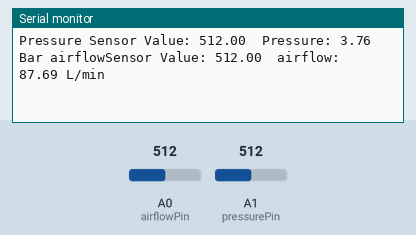
The sketch below on a simulated Arduino Uno, built with avr-gcc and run on an emulated ATmega328P. On the bench: the last lines printed to the serial monitor. The inputs (shaded band) are chosen by the test bench; at power-on: A0 (airflowPin) = 512, A1 (pressurePin) = 512.

Above: at 4.3 s.
4.4 s: A0 (airflowPin) set to 581
At 5.3 s:
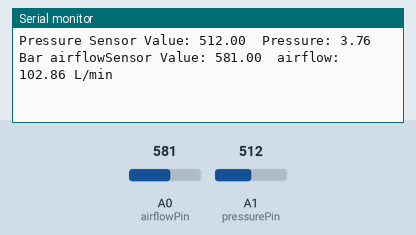
7.5 s: A0 (airflowPin) set to 561
At 8.0 s:
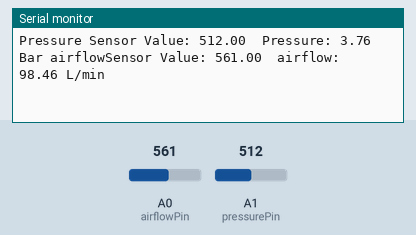
Timing chart, 0 to 10.5 s (numbered marks = the images above; inputs shaded):
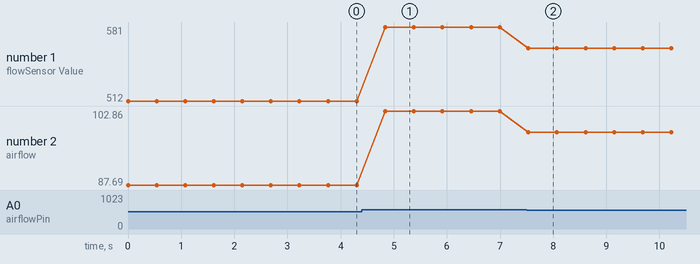

The sketch:

EST_arduino_code.ino
```cpp
const int pressurePin = A1;  // Define the analog input pin connected to the sensor
const int airflowPin = A0;
const int sensorMinValue = 204;  // Corresponds to 1V (1/5 * 1023)
const int sensorMaxValue = 1023;  // Corresponds to 5V (5/5 * 1023)
const float minPressure = 0.0;  // Minimum pressure (0 mPa)
const float maxPressure = 1.0;  // Maximum pressure (1 mPa)

void setup() {
  Serial.begin(9600);  // Initialize serial communication at 9600 baud
}

void loop() {
float airflowValue = analogRead(airflowPin);  // Read the analog value from the sensor (0-1023)
float pressureValue = analogRead(pressurePin);  // Read the analog value from the sensor (0-1023)

  // Map the sensor value to the pressure value
  float pressure = mapf(pressureValue, sensorMinValue, sensorMaxValue, 0, 10);
  float airflow = mapf(airflowValue, sensorMinValue, sensorMaxValue, 20, 200);

  // Print the sensor value and pressure
  Serial.print("Pressure Sensor Value: ");
  Serial.print(pressureValue);
  Serial.print("  Pressure: ");
  Serial.print(pressure);
  Serial.print(" Bar ");

  Serial.print("airflowSensor Value: ");
  Serial.print(airflowValue);
  Serial.print("  airflow: ");
  Serial.print(airflow);
  Serial.println(" L/min");

  delay(500);  // Wait for 1 second before the next reading
}

float mapf(float x, float in_min, float in_max, float out_min, float out_max)
{
  return (x - in_min) * (out_max - out_min) / (in_max - in_min) + out_min;
}
```

Measured:
- after the input at 4.4 s, the serial monitor: prints a new line after 0.44 s (image 1)
- after the input at 7.5 s, the serial monitor: prints a new line at once (image 2)
- plotted number 1: 512 → 581 after the input at 4.4 s, 581 → 561 after the input at 7.5 s
- plotted number 2: 87.69 → 102.86 after the input at 4.4 s, 102.86 → 98.46 after the input at 7.5 s
